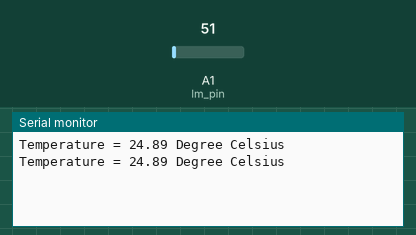
Bench run of a sketch on a simulated Arduino Uno, built with avr-gcc and run on an emulated ATmega328P. On the bench: the last lines printed to the serial monitor. Inputs (shaded band) come from the test bench; at power-on: A1 (lm_pin) = 51.

Above: at 1.8 s.
1.9 s: A1 (lm_pin) set to 61
At 2.8 s:
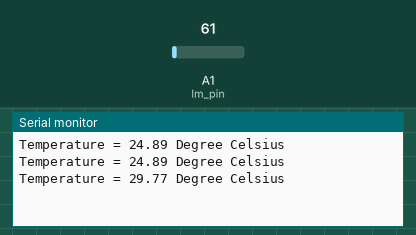
3.4 s: A1 (lm_pin) set to 71
At 4.4 s:
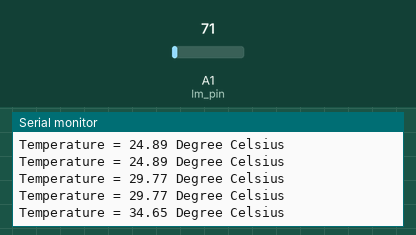
Timing chart, 0 to 6.4 s (numbered marks = the images above; inputs shaded):
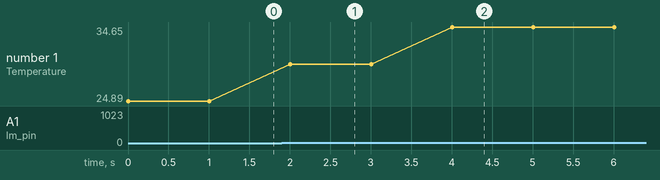

Measured:
- after the input at 1.9 s, the serial monitor: prints a new line after 0.10 s (image 1)
- after the input at 3.4 s, the serial monitor: prints a new line after 0.60 s (image 2)
- plotted number 1: 24.89 → 29.77 after the input at 1.9 s, 29.77 → 34.65 after the input at 3.4 s

The sketch:

Program5.5.ino
```cpp
const int lm_pin = A1;  /* LM35 O/P pin */

void setup() {
  Serial.begin(9600);
}

void loop() {
  int read_temp_val;
  float temp_val;
  read_temp_val = analogRead(A1);
  temp_val = (read_temp_val * 4.88);
  temp_val = (temp_val/10);
  Serial.print("Temperature = ");
  Serial.print(temp_val);
  Serial.print(" Degree Celsius\n");
  delay(1000);
}
```
